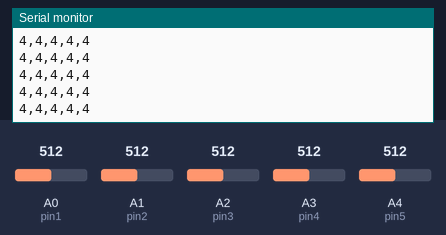
Simulated run of this sketch. Board: Arduino Uno, built with avr-gcc and run on an emulated ATmega328P. Parts: the last lines printed to the serial monitor. The inputs (shaded band) are chosen by the test bench; at power-on: A0 (pin1) = 512, A1 (pin2) = 512, A2 (pin3) = 512, A3 (pin4) = 512, A4 (pin5) = 512.

Above: at 1.2 s.
1.3 s: A0 (pin1) set to 716
At 1.8 s:
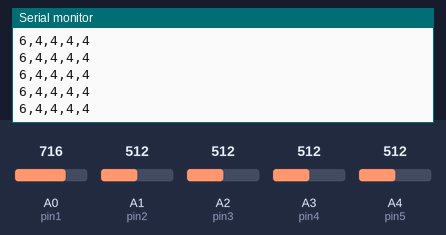
2.8 s: A1 (pin2) set to 716
At 3.8 s:
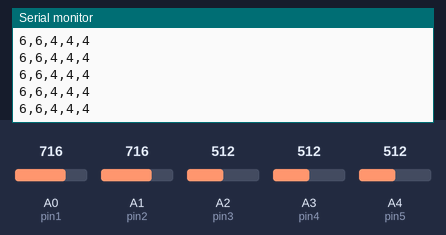
4.3 s: A2 (pin3) set to 716
At 4.9 s:
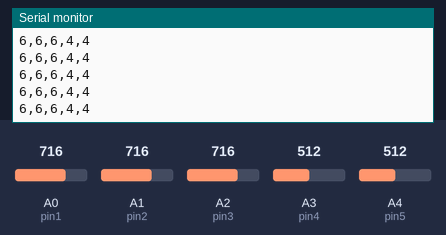
5.8 s: A3 (pin4) set to 716
At 6.6 s:
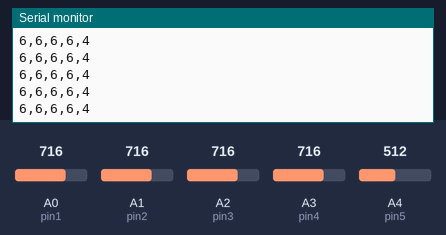
8.8 s: A4 (pin5) set to 716
At 9.3 s:
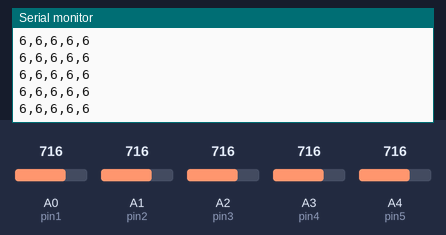
11.8 s: A0 (pin1) set to 992
At 12.5 s:
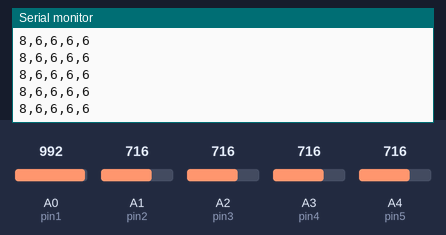
Timing chart, 0 to 14.8 s (numbered marks = the images above; inputs shaded):
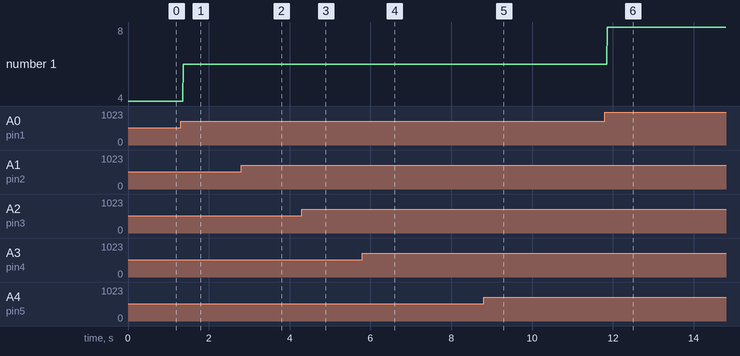

The sketch:

Arduino_5k_potpin5.ino
```cpp
/*
  Modified from Arduino public example: Analog input, analog output, serial output by Tom Igoe
Original Sketch memo:
 Reads an analog input pin, maps the result to a range from 0 to 255
 and uses the result to set the pulsewidth modulation (PWM) of an output pin.
 Also prints the results to the serial monitor.

 The circuit:
 * potentiometer connected to analog pin 0.
   Center pin of the potentiometer goes to the analog pin.
   side pins of the potentiometer go to +5V and ground
 * LED connected from digital pin 9 to ground

 */

// These constants won't change.  They're used to give names
// to the pins used:
const int pin1 = A0;
const int pin2 = A1;
const int pin3 = A2;
const int pin4 = A3;
const int pin5 = A4;

int val1 = 0;        // value read from the pot
int val2 = 0;        // value read from the pot
int val3 = 0;        // value read from the pot
int val4 = 0;        // value read from the pot
int val5 = 0;
String output1;        // value output to the PWM (analog out)
String output2;
String output3;
String output4;
String output5;


void setup() {
  // initialize serial communications at 9600 bps:
  Serial.begin(9600);
  pinMode(pin1, INPUT);
  pinMode(pin2, INPUT);
  pinMode(pin3, INPUT);
  pinMode(pin4, INPUT);
  pinMode(pin5, INPUT);
}

void loop() {
  // read the analog in value:
  val1 = analogRead(pin1);
  val2 = analogRead(pin2);
  val3 = analogRead(pin3);
  val4 = analogRead(pin4);
  val5 = analogRead(pin5);

  // map it to the range of the analog out:
  val1 = map(val1, 0, 1023, 0, 9);
  val2 = map(val2, 0, 1023, 0, 9);
  val3 = map(val3, 0, 1023, 0, 9);
  val4 = map(val4, 0, 1023, 0, 9);
  val5 = map(val5, 0, 1023, 0, 9);

  //Change to the String to println to Processing Serial Comm
  output1 = String(val1);
  output2 = String(val2);
  output3 = String(val3);
  output4 = String(val4);
  output5 = String(val5);
//
  // print the results to the serial monitor:
  Serial.println(output1 + "," + output2 + "," + output3 + "," + output4 + "," + output5);

  delay(5);
  //delay may or may not help what you want to achieve

 //Ignore the code below..
  // wait 2 milliseconds before the next loop
  // for the analog-to-digital converter to settle
  // after the last reading:
// readAndSendPotentiometerDataIfChanged();
}

//void readAndSendPotentiometerDataIfChanged(void) {
//
//  //Potentiometer One
//  int newPotentiometerOneValue = analogRead(A0) / 10.2;
//  if (newPotentiometerOneValue != lastPotentiometerOneValue) {
//      Serial.print("!pos1");
//      Serial.print(newPotentiometerOneValue);
//      Serial.print(";");
//      lastPotentiometerOneValue = newPotentiometerOneValue;
//  }
//
//  //Potentiometer Two
//  int newPotentiometerTwoValue = analogRead(A1) / 10.2;
//  if (newPotentiometerTwoValue != lastPotentiometerTwoValue) {
//      Serial.print("!pos2");
//      Serial.print(newPotentiometerTwoValue);
//      Serial.print(";");
//      lastPotentiometerTwoValue = newPotentiometerTwoValue;
//  }
```

Measured:
- after the input at 1.3 s, the serial monitor: prints a new line after 0.06 s (image 1)
- after the input at 2.8 s, the serial monitor: prints a new line after 0.07 s (image 2)
- after the input at 4.3 s, the serial monitor: prints a new line after 0.07 s (image 3)
- after the input at 5.8 s, the serial monitor: prints a new line after 0.07 s (image 4)
- after the input at 8.8 s, the serial monitor: prints a new line after 0.07 s (image 5)
- after the input at 11.8 s, the serial monitor: prints a new line after 0.07 s (image 6)
- plotted number 1: 4 → 6 after the input at 1.3 s, 6 → 8 after the input at 11.8 s
